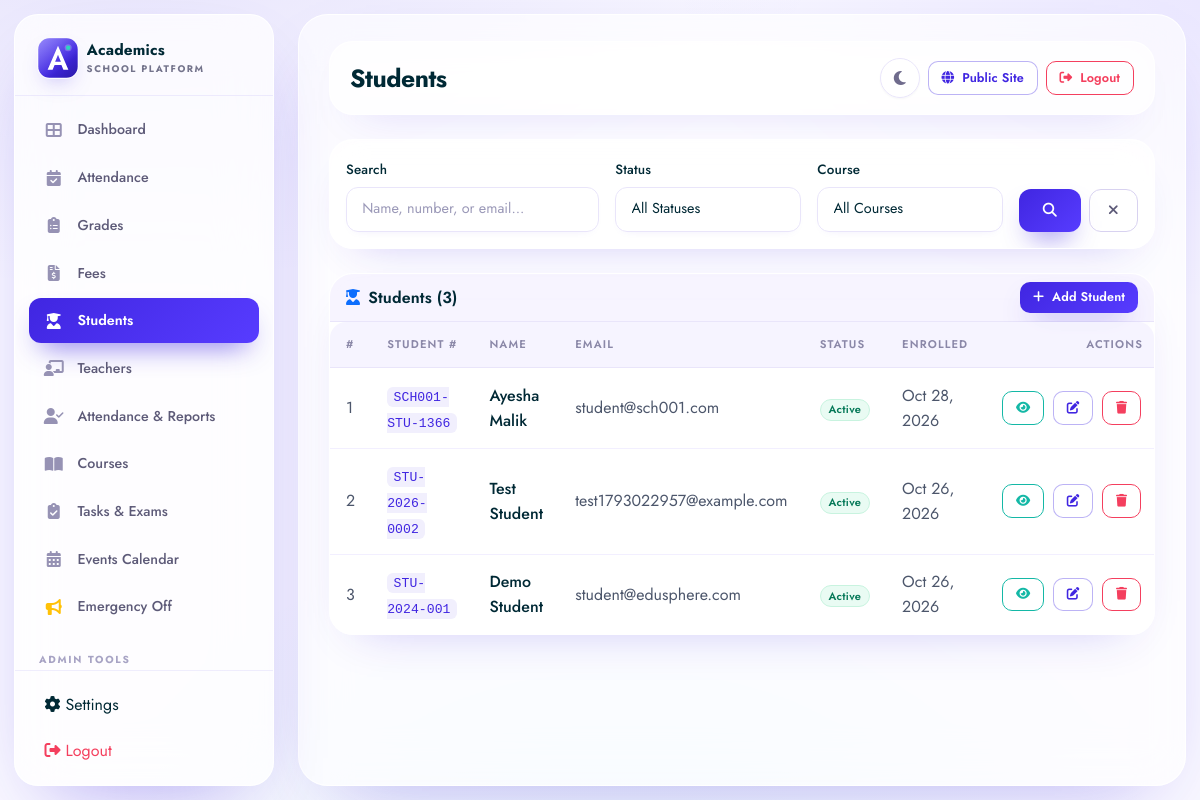
The page /students/index.php (signed in) on the database its author committed.
### tables this page shows
CREATE TABLE `students` (
  `id` int(11) NOT NULL AUTO_INCREMENT,
  `school_id` int(11) DEFAULT NULL,
  `user_id` int(11) NOT NULL,
  `student_number` varchar(50) NOT NULL,
  `full_name` varchar(100) NOT NULL,
  `email` varchar(150) NOT NULL,
  `phone` varchar(20) DEFAULT NULL,
  `date_of_birth` date DEFAULT NULL,
  `gender` enum('Male','Female','Other','Prefer not to say') DEFAULT NULL,
  `address` text DEFAULT NULL,
  `enrollment_date` date NOT NULL,
  `status` enum('Active','Inactive','Graduated','Suspended') DEFAULT 'Active',
  `profile_image` varchar(255) DEFAULT NULL,
  `created_at` timestamp NOT NULL DEFAULT current_timestamp(),
  `updated_at` timestamp NOT NULL DEFAULT current_timestamp() ON UPDATE current_timestamp(),
  PRIMARY KEY (`id`),
  UNIQUE KEY `student_number` (`student_number`),
  UNIQUE KEY `email` (`email`),
  KEY `idx_user_id` (`user_id`),
  KEY `idx_student_number` (`student_number`),
  KEY `idx_status` (`status`),
  KEY `idx_enrollment_date` (`enrollment_date`),
  KEY `idx_students_school` (`school_id`),
  CONSTRAINT `students_ibfk_1` FOREIGN KEY (`user_id`) REFERENCES `users` (`id`) ON DELETE CASCADE
);

### includes/functions.php (called while the page is built, shortened)
<?php
function generateCsrfToken() {
    return $_SESSION['csrf_token'];
}
function e($string) {
    return htmlspecialchars($string ?? '', ENT_QUOTES, 'UTF-8');
}
function formatDate($date, $format = 'M d, Y') {
    return date($format, strtotime($date));
}
function getPagination($total, $perPage, $currentPage) {
    $totalPages = ceil($total / $perPage);
    $currentPage = max(1, min($currentPage, $totalPages));
    $offset = ($currentPage - 1) * $perPage;
    return [
        'total' => $total,
        'per_page' => $perPage,
        'current_page' => $currentPage,
        'total_pages' => $totalPages,
        'offset' => $offset,
        'has_prev' => $currentPage > 1,
        'has_next' => $currentPage < $totalPages
    ];
}

### students/index.php (the view, shortened to what this page needs)
<?php
require_once '../includes/header.php';
$page = isset($_GET['page']) ? max(1, (int)$_GET['page']) : 1;
$perPage = 10;
$offset = ($page - 1) * $perPage;
$search = trim($_GET['search'] ?? '');
$where = ['1=1'];
$params = [];
if (!isSuperAdmin()) {
    $where[] = 's.school_id = ?';
    $params[] = currentSchoolId();
}
$whereClause = implode(' AND ', $where);
$stmt = $pdo->prepare("SELECT COUNT(*) as total FROM students s WHERE $whereClause");
$stmt->execute($params);
$total = $stmt->fetch()['total'];
$stmt = $pdo->prepare("SELECT s.*, u.is_active as user_active FROM students s LEFT JOIN users u ON s.user_id = u.id WHERE $whereClause ORDER BY s.created_at DESC LIMIT ? OFFSET ?");
$params[] = $perPage;
$params[] = $offset;
$stmt->execute($params);
$students = $stmt->fetchAll();
?>
<div class="card mb-4">
    <div class="card-body">
        <form method="GET" class="row g-3 align-items-end">
            <div class="col-md-4">
                <label class="form-label">Search</label>
                <input type="text" name="search" class="form-control" placeholder="Name, number, or email..." value="<?php echo e($search); ?>">
            </div>
            <div class="col-md-3">
                <label class="form-label">Status</label>
                <select name="status" class="form-select">
                    <option value="">All Statuses</option>
                </select>
            </div>
            <div class="col-md-3">
                <label class="form-label">Course</label>
                <select name="course" class="form-select">
                    <option value="">All Courses</option>
                </select>
            </div>
            <div class="col-md-2 d-flex gap-2">
                <button type="submit" class="btn btn-primary flex-fill"><i class="fas fa-search"></i></button>
                <a href="index.php" class="btn btn-outline-secondary"><i class="fas fa-times"></i></a>
            </div>
        </form>
    </div>
</div>
<div class="card">
    <div class="card-header d-flex justify-content-between align-items-center">
        <span><i class="fas fa-user-graduate me-2 text-primary"></i>Students (<?php echo $total; ?>)</span>
        <a href="create.php" class="btn btn-primary btn-sm"><i class="fas fa-plus me-1"></i> Add Student</a>
    </div>
    <div class="card-body p-0">
        <?php if (empty($students)): ?>
            <div class="empty-state">
                <i class="fas fa-user-graduate"></i>
                <h5>No students found</h5>
                <p>Try adjusting your filters or add a new student.</p>
                <a href="create.php" class="btn btn-primary btn-sm">Add Student</a>
            </div>
        <?php else: ?>
            <div class="table-responsive">
                <table class="table table-hover mb-0">
                    <thead>
                        <tr>
                            <th>#</th>
                            <th>Student #</th>
                            <th>Name</th>
                            <th>Email</th>
                            <th>Status</th>
                            <th>Enrolled</th>
                            <th class="text-end">Actions</th>
                        </tr>
                    </thead>
                    <tbody>
                        <?php foreach ($students as $i => $s): ?>
                        <tr>
                            <td><?php echo $offset + $i + 1; ?></td>
                            <td><code><?php echo e($s['student_number']); ?></code></td>
                            <td>
                                <a href="show.php?id=<?php echo $s['id']; ?>" class="text-decoration-none text-dark fw-medium">
                                    <?php echo e($s['full_name']); ?>
                                </a>
                            </td>
                            <td><?php echo e($s['email']); ?></td>
                            <td>
                                <span class="badge bg-<?php echo $s['status'] === 'Active' ? 'success' : ($s['status'] === 'Graduated' ? 'info' : 'secondary'); ?>">
                                    <?php echo e($s['status']); ?>
                                </span>
                            </td>
                            <td><?php echo formatDate($s['enrollment_date']); ?></td>
                            <td class="text-end">
                                <a href="show.php?id=<?php echo $s['id']; ?>" class="btn btn-sm btn-outline-info" title="View"><i class="fas fa-eye"></i></a>
                                <a href="edit.php?id=<?php echo $s['id']; ?>" class="btn btn-sm btn-outline-primary" title="Edit"><i class="fas fa-edit"></i></a>
                                <a href="delete.php?id=<?php echo $s['id']; ?>&csrf_token=<?php echo generateCsrfToken(); ?>" class="btn btn-sm btn-outline-danger" title="Delete" onclick="return confirm('Are you sure you want to delete this student?')"><i class="fas fa-trash"></i></a>
                            </td>
                        </tr>
                        <?php endforeach; ?>
                    </tbody>
                </table>
            </div>
        <?php endif; ?>
    </div>
</div>
<?php require_once '../includes/footer.php'; ?>

### rows shown on the page
students: i "1", student_number "SCH001-STU-1366", full_name "Ayesha Malik", email "student@sch001.com", status "Active", enrollment_date "Oct 28, 2026"
students: i "2", student_number "STU-2026-0002", full_name "Test Student", email "test1793022957@example.com", status "Active", enrollment_date "Oct 26, 2026"
students: i "3", student_number "STU-2024-001", full_name "Demo Student", email "student@edusphere.com", status "Active", enrollment_date "Oct 26, 2026"

### other values the page prints
$page_title "Students"
$total "3"
